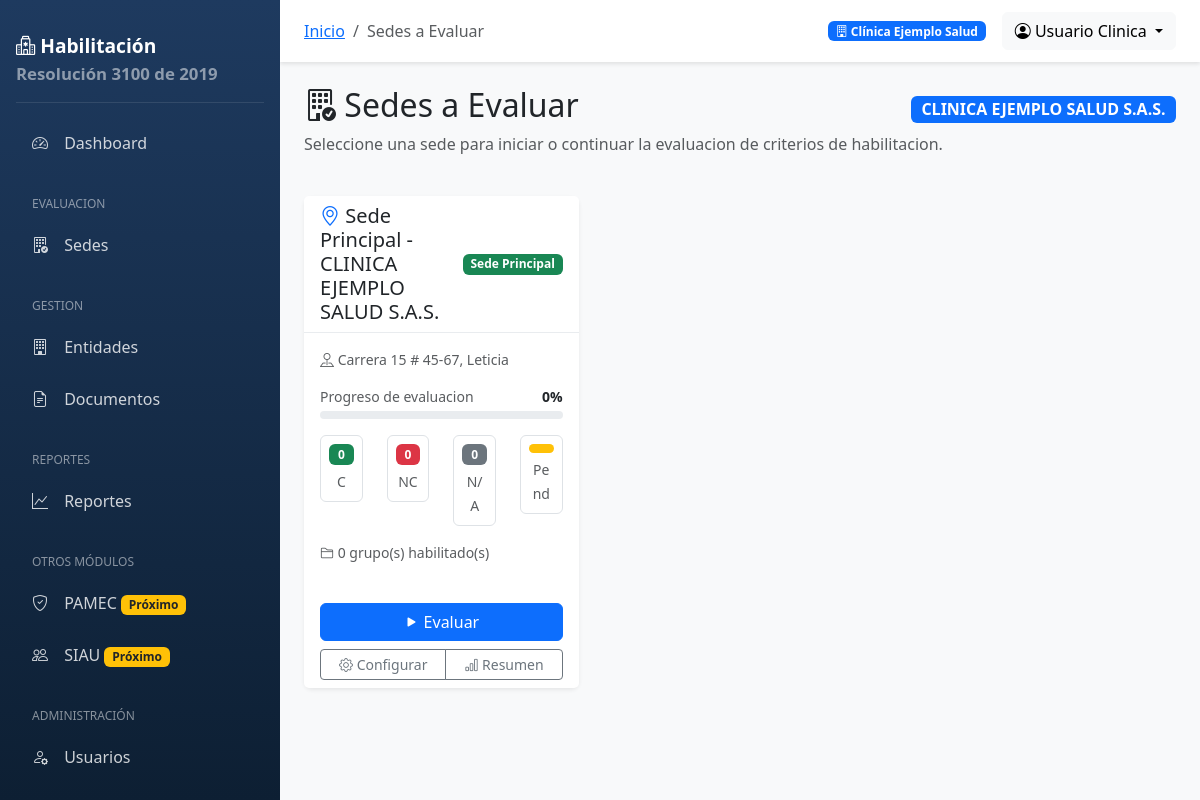
The app's page /evaluacion/ (signed in), older data.
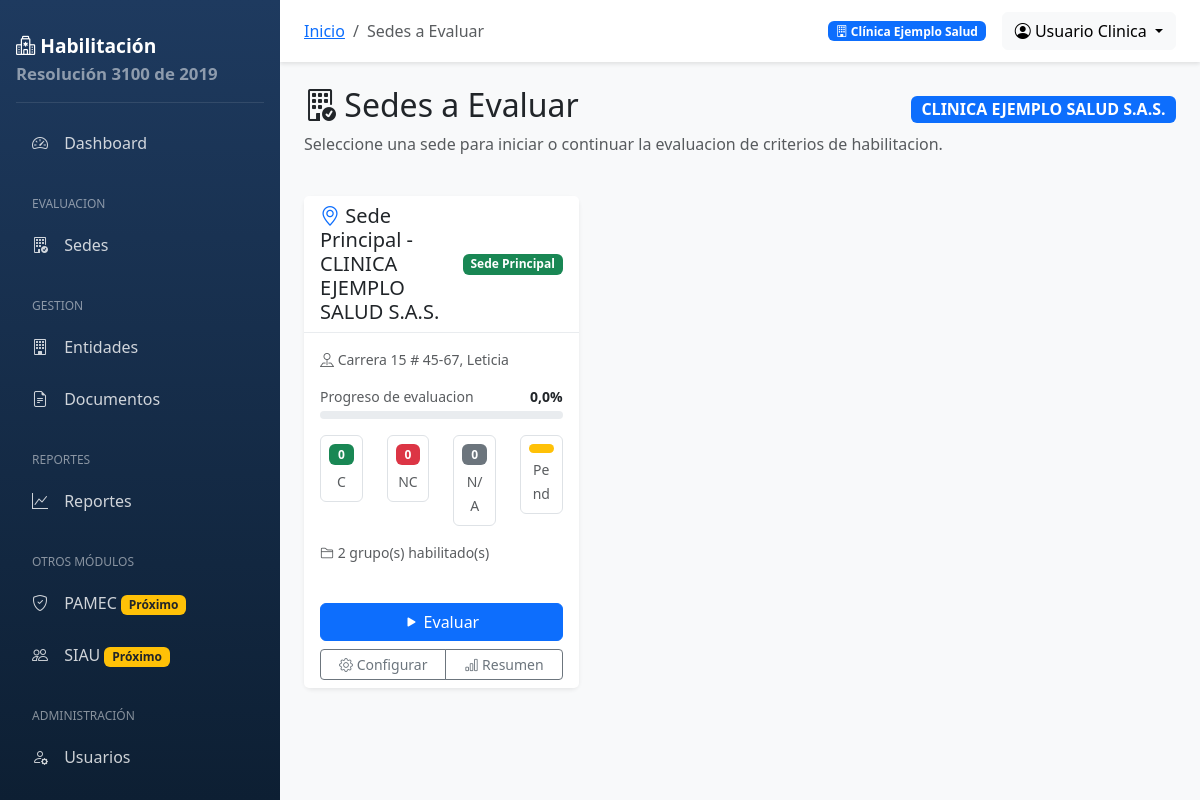
The same page, newer data.
### entidades/models.py (models this page shows, shortened)
class Sede(models.Model):
    TIPOS_SEDE = [
        ('PRINCIPAL', 'Sede Principal'),
        ('SECUNDARIA', 'Sede Secundaria'),
        ('AMBULANCIA', 'Base de ambulancia'),
        ('MOVIL', 'Unidad móvil'),
    ]
    entidad = models.ForeignKey(
        EntidadPrestadora,
        on_delete=models.CASCADE,
        related_name='sedes',
        verbose_name='Entidad'
    )
    nombre = models.CharField('Nombre de la sede', max_length=200)
    tipo = models.CharField('Tipo de sede', max_length=20, choices=TIPOS_SEDE, default='SECUNDARIA')
    codigo_reps_sede = models.CharField('Código REPS Sede', max_length=30, blank=True)
    departamento = models.ForeignKey(
        Departamento,
        on_delete=models.PROTECT,
        verbose_name='Departamento'
    )
    municipio = models.ForeignKey(
        Municipio,
        on_delete=models.PROTECT,
        verbose_name='Municipio'
    )
    direccion = models.CharField('Dirección', max_length=300)
    telefono = models.CharField('Teléfono', max_length=50)
    email = models.EmailField('Correo electrónico', blank=True)
    director = models.CharField('Director/Coordinador', max_length=200, blank=True)
    responsable_sede = models.CharField('Responsable de la sede', max_length=200, blank=True)
    activa = models.BooleanField('Sede activa', default=True)
    fecha_creacion = models.DateTimeField('Fecha de creación', auto_now_add=True)
    fecha_modificacion = models.DateTimeField('Fecha de modificación', auto_now=True)
    class Meta:
        verbose_name = 'Sede'
        verbose_name_plural = 'Sedes'
        ordering = ['entidad', 'tipo', 'nombre']
        unique_together = ['entidad', 'codigo_reps_sede']

class Municipio(models.Model):
    departamento = models.ForeignKey(
        Departamento,
        on_delete=models.CASCADE,
        related_name='municipios'
    )
    codigo = models.CharField('Código DANE', max_length=5, unique=True)
    nombre = models.CharField('Nombre', max_length=100)
    class Meta:
        verbose_name = 'Municipio'
        verbose_name_plural = 'Municipios'
        ordering = ['departamento__nombre', 'nombre']

### evaluacion/views.py (the view)
# urls.py: path('', views.lista_sedes_evaluar, name='sedes_evaluar'),
@login_required
def lista_sedes_evaluar(request):
    if not request.user.entidad:
        messages.error(request, 'No tiene una entidad asignada.')
        return redirect('core:dashboard')
    entidad = request.user.entidad
    sedes = Sede.objects.filter(entidad=entidad, activa=True)
    sedes_data = []
    for sede in sedes:
        grupos_habilitados = ConfiguracionEvaluacionSede.objects.filter(
            sede=sede, activo=True
        ).select_related('grupo_estandar')
        total_criterios = 0
        evaluados = 0
        cumple = 0
        no_cumple = 0
        no_aplica = 0
        for config in grupos_habilitados:
            grupo = config.grupo_estandar
            criterios_grupo = Criterio.objects.filter(
                estandar__grupo=grupo,
                activo=True,
                es_titulo=False
            ).count()
            total_criterios += criterios_grupo
            evals = EvaluacionCriterio.objects.filter(
                sede=sede,
                criterio__estandar__grupo=grupo
            )
            evaluados += evals.exclude(estado='P').count()
            cumple += evals.filter(estado='C').count()
            no_cumple += evals.filter(estado='NC').count()
            no_aplica += evals.filter(estado='NA').count()
        criterios_aplican = total_criterios - no_aplica
        porcentaje = round((cumple / criterios_aplican * 100), 1) if criterios_aplican > 0 else 0
        sedes_data.append({
            'sede': sede,
            'total_criterios': total_criterios,
            'evaluados': evaluados,
            'cumple': cumple,
            'no_cumple': no_cumple,
            'no_aplica': no_aplica,
            'porcentaje': porcentaje,
            'grupos_habilitados': grupos_habilitados.count()
        })
    return render(request, 'evaluacion/sedes/lista.html', {
        'titulo': 'Sedes a Evaluar',
        'entidad': entidad,
        'sedes_data': sedes_data,
    })

### core/context_processors.py (called while the page is built)
def global_settings(request):
    context = {
        'SISTEMA_NOMBRE': 'Sistema de Habilitación de Servicios de Salud',
        'SISTEMA_VERSION': '1.0.0',
        'RESOLUCION': 'Resolución 3100 de 2019',
        'HABILITACION_CONFIG': settings.HABILITACION_CONFIG,
    }
    if request.user.is_authenticated:
        context['entidad_actual'] = getattr(request.user, 'entidad', None)
        context['sedes_usuario'] = request.user.sedes.all() if hasattr(request.user, 'sedes') else []
    return context

### entidades/models.py (called while the page is built)
    @property
    def nombre_display(self):
        return self.nombre_comercial or self.razon_social

### usuarios/models.py (called while the page is built)
    @property
    def nombre_completo(self):
        nombres = f"{self.primer_nombre} {self.segundo_nombre}".strip()
        apellidos = f"{self.primer_apellido} {self.segundo_apellido}".strip()
        return f"{nombres} {apellidos}".strip()

    @property
    def es_administrador(self):
        return self.rol in ['SUPER', 'ADMIN']

### templates/evaluacion/sedes/lista.html (shortened to what the changed rows need)
{% extends 'base.html' %}
{% block content %}
<div class="row mb-4">
    <div class="col-12">
        <div class="d-flex justify-content-between align-items-center">
            <h2><i class="bi bi-building-check"></i> {{ titulo }}</h2>
        </div>
    </div>
</div>
{% if sedes_data %}
<div class="row">
    {% for item in sedes_data %}
    <div class="col-md-6 col-lg-4 mb-4">
        <div class="card h-100 shadow-sm">
            <div class="card-header bg-white d-flex justify-content-between align-items-center">
                <h5 class="mb-0">
                    <i class="bi bi-geo-alt text-primary"></i> {{ item.sede.nombre }}
                </h5>
                <span class="badge {% if item.sede.tipo == 'PRINCIPAL' %}bg-success{% else %}bg-secondary{% endif %}">
                    {{ item.sede.get_tipo_display }}
                </span>
            </div>
            <div class="card-body">
                <p class="text-muted small mb-3">
                    <i class="bi bi-pin-map"></i> {{ item.sede.direccion }}, {{ item.sede.municipio.nombre }}
                </p>
                <div class="mb-3">
                    <div class="d-flex justify-content-between mb-1">
                        <small class="text-muted">Progreso de evaluacion</small>
                        <small class="fw-bold">{{ item.porcentaje }}%</small>
                    </div>
                    <div class="progress" style="height: 8px;">
                    </div>
                </div>
                <div class="row text-center mb-3">
                    <div class="col-3">
                        <div class="border rounded p-2">
                            <span class="badge bg-success d-block mb-1">{{ item.cumple }}</span>
                            <small class="text-muted">C</small>
                        </div>
                    </div>
                    <div class="col-3">
                        <div class="border rounded p-2">
                            <span class="badge bg-danger d-block mb-1">{{ item.no_cumple }}</span>
                            <small class="text-muted">NC</small>
                        </div>
                    </div>
                    <div class="col-3">
                        <div class="border rounded p-2">
                            <span class="badge bg-secondary d-block mb-1">{{ item.no_aplica }}</span>
                            <small class="text-muted">N/A</small>
                        </div>
                    </div>
                    <div class="col-3">
                        <div class="border rounded p-2">
                            <span class="badge bg-warning text-dark d-block mb-1">{{ item.total_criterios|add:item.cumple|add:"-"|add:item.no_cumple|add:"-"|add:item.no_aplica }}</span>
                            <small class="text-muted">Pend</small>
                        </div>
                    </div>
                </div>
                <div class="small text-muted mb-3">
                    <i class="bi bi-folder2"></i> {{ item.grupos_habilitados }} grupo(s) habilitado(s)
                </div>
            </div>
            <div class="card-footer bg-white border-top-0">
                <div class="d-grid gap-2">
                    <a href="{% url 'evaluacion:sede_categorias' sede_pk=item.sede.pk %}" class="btn btn-primary">
                        <i class="bi bi-play-fill"></i> Evaluar
                    </a>
                    <div class="btn-group">
                        <a href="{% url 'evaluacion:sede_configuracion' sede_pk=item.sede.pk %}" class="btn btn-outline-secondary btn-sm">
                            <i class="bi bi-gear"></i> Configurar
                        </a>
                        <a href="{% url 'evaluacion:sede_resumen' sede_pk=item.sede.pk %}" class="btn btn-outline-secondary btn-sm">
                            <i class="bi bi-bar-chart"></i> Resumen
                        </a>
                    </div>
                </div>
            </div>
        </div>
    </div>
    {% endfor %}
</div>
{% else %}
<div class="alert alert-info">
    <i class="bi bi-info-circle"></i> No hay sedes registradas para esta entidad.
    <a href="{% url 'entidades:sedes' pk=entidad.pk %}" class="alert-link">Agregar sedes</a>
</div>
{% endif %}
{% endblock %}

Row changes from the older to the newer data that the page shows:
changed Sede "Sede Principal - CLINICA EJEMPLO SALUD S.A.S.": porcentaje "0" → "0,0"; grupos_habilitados "0" → "2"
